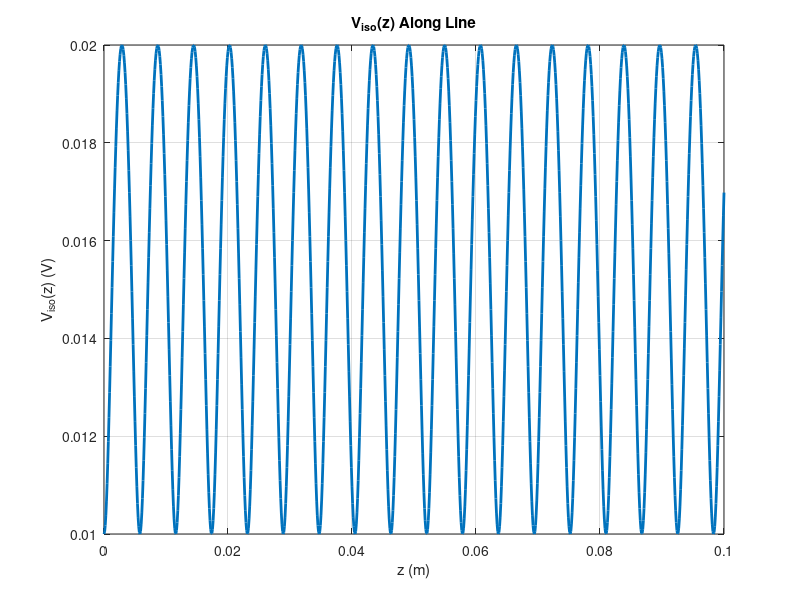
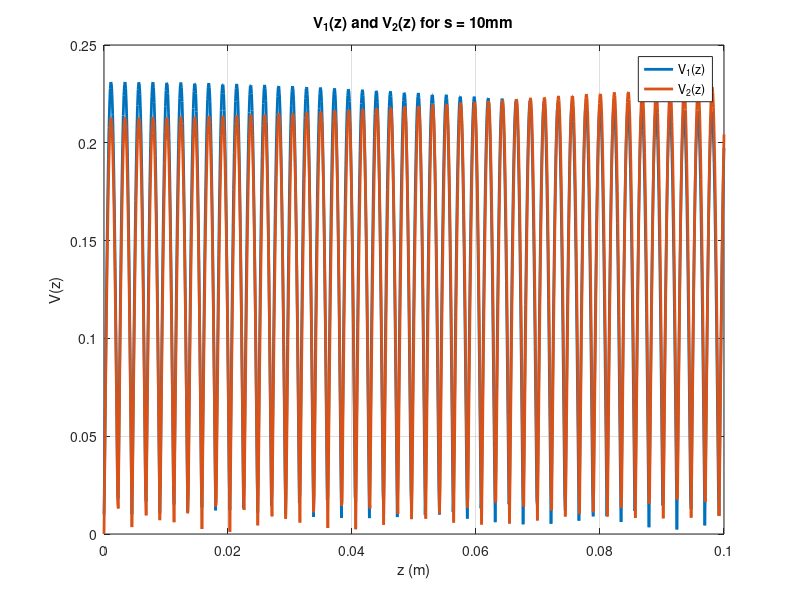

The MATLAB source for these figures, in order:
%Part 01
e_r = 9.8; 
h = 1.6e-3; 
Z_inf = 50;
V_iso = 10e-3;
I_iso = 0.4e-3;
f = 10e9;
L = 100e-3;
z = 0:L/1000:L;
c = 3*1e8;

A = (Z_inf/60)*sqrt((e_r+1)/2)+((e_r-1)/(e_r+1))*(0.23*+(0.11/e_r));
B = (377*pi)/(2*Z_inf*sqrt(e_r));

W_h_1 = (8*exp(A))/(exp(2*A)-2);
W_h_2 = (2/pi)*(B-1-log(2*B-1)+((e_r-1)/(2*e_r))*(log(B-1)+0.39-(0.61/e_r)));


if W_h_1<2
    W=h*W_h_1
elseif W_h_2>2
    W=h*W_h_2
end

Z0 = V_iso/I_iso;
Zin = Z0;

Gamma_In = (Zin-Z_inf)/(Zin+Z_inf);
e_eff= (e_r+1)/2 + (e_r-1)/2 *1/sqrt(1+12*h/W);
Vp = c/sqrt(e_eff);
K = 2*pi*f/Vp;
Gamma_L = Gamma_In*exp(2*i*K*L);
ZL = Z_inf*(1+Gamma_In)/(1-Gamma_In);
Vz = V_iso .* (1+ (Gamma_In*exp(2*i*K.*z))) .*exp(2*i*K.*z)./(1+Gamma_In);
Vz = abs(Vz);

figure(1)
plot(z, Vz, 'LineWidth',2); 
title('V_{iso}(z) Along Line'); grid on;
xlabel('z (m)'); ylabel('V_{iso}(z) (V)');



%Part_02
V1_0 = V_iso;
I1_0 = I_iso;
V2_0 = 0;
I2_0 = 0;
s = 10e-3;

A = (Z_inf/60)*sqrt((e_r+1)/2)+((e_r-1)/(e_r+1))*(0.23*+(0.11/e_r));
B = (377*pi)/(2*Z_inf*sqrt(e_r));

W_h_1 = (8*exp(A))/(exp(2*A)-2);
W_h_2 = (2/pi)*(B-1-log(2*B-1)+((e_r-1)/(2*e_r))*(log(B-1)+0.39-(0.61/e_r)));

if W_h_1<2
    W=h*W_h_1
elseif W_h_2>2
    W=h*W_h_2
end

e_eff= (e_r+1)/2 + (e_r-1)/2 *1/sqrt(1+12*h/W);
Vp = c/sqrt(e_eff);
K = 2*pi*f/Vp;
Theta = K*L;
E = exp(-2*1i*K*L);

A= [1 1;1 -1];
B = [V1_0;V2_0];
C= [I1_0;I2_0];

Vm0 = 1/sqrt(2)*A*B;
Im0= 1/sqrt(2)*A*C;

% From the Given website, we have the following:
Z_even = 45.5421;
Z_odd = 44.4239;
k_even = 6.80943;
k_odd = 6.58146;

%Using the above value, we calculate:
Ke = K*sqrt(k_even);
Ko = K*sqrt(k_odd);

% For Even Line
Vo_even = Vm0(1);
Io_even = Im0(1);
Vo_even_plus = 0.5.*(Vo_even + Z_even.*Io_even);
Vo_even_minus = 0.5.*(Vo_even - Z_even.*Io_even);
V_even = Vo_even_plus*exp(-1i*Ke.*z)+Vo_even_minus*exp(1i*Ke.*z);

% For Odd Line
Vo_odd = Vm0(2);
Io_odd = Vm0(2);
Vo_odd_plus = 0.5.*(Vo_odd + Z_odd.*Io_odd);
Vo_odd_minus = 0.5.*(Vo_odd - Z_odd.*Io_odd);
V_odd = Vo_odd_plus*exp(-1i*Ko.*z)+Vo_odd_minus*exp(1i*Ko.*z); 

V = (1/sqrt(2)).*A*[V_even; V_odd];
V1 = abs(V(1,:));
V2 = abs(V(2,:));

figure(2);
plot(z,V1, 'LineWidth',2);
title('V_{1}(z) and V_{2}(z) for s = 10mm');
grid on; xlabel('z (m)'); ylabel('V(z)');
hold on;
plot(z, V2, 'LineWidth',2);
legend ('V_1(z)','V_2(z)');
